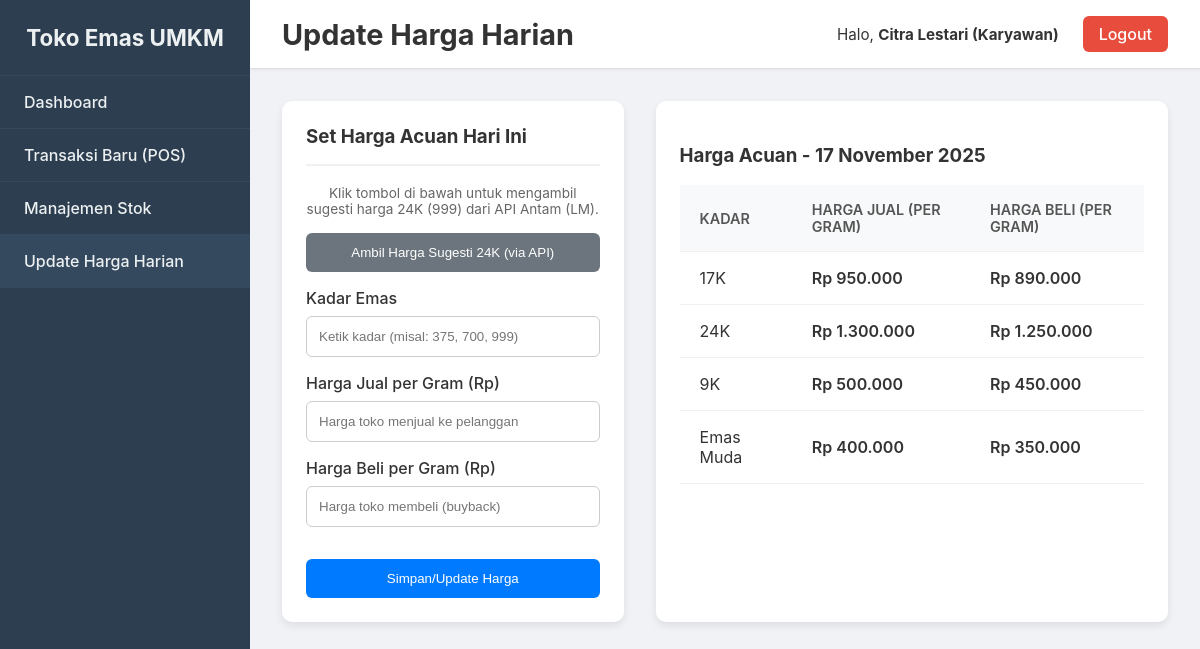
/harga.php (signed in), run on the app's committed database.
### tables this page shows
CREATE TABLE RIWAYAT_HARGA (
    HargaID INT AUTO_INCREMENT PRIMARY KEY,
    Tanggal DATE NOT NULL,
    Kadar VARCHAR(10) NOT NULL,
    HargaJualPerGram DECIMAL(14, 2) NOT NULL,
    HargaBeliPerGram DECIMAL(14, 2) NOT NULL
);

### public_html/harga.php (the view, shortened to what this page needs)
<?php
include 'koneksi.php';
$nama_karyawan = $_SESSION['nama_karyawan'];
$role = $_SESSION['role'];
if ($role == 'pemilik') {
    $role_text = 'Pemilik';
} elseif ($role == 'admin') {
    $role_text = 'Admin';
} else {
    $role_text = 'Karyawan';
}
$logout_url = "logout.php";
$list_harga = [];
$today_php = date("Y-m-d");
$sql_select = "SELECT Kadar, HargaJualPerGram, HargaBeliPerGram, Tanggal
               FROM RIWAYAT_HARGA
               WHERE Tanggal = ?
               ORDER BY Kadar ASC";
$stmt_select = $koneksi->prepare($sql_select);
$stmt_select->bind_param("s", $today_php);
$stmt_select->execute();
$result = $stmt_select->get_result();
if ($result->num_rows > 0) {
    while ($row = $result->fetch_assoc()) {
        $list_harga[] = $row;
    }
}
?>
    <!DOCTYPE html>
    <html lang="id">
    <head>
        <link rel="stylesheet" href="dashboard.css">
    </head>
    <body>
        <div class="dashboard-container">
            <nav class="sidebar">
                <div class="sidebar-header">
                    <h3>Toko Emas UMKM</h3>
                </div>
                <ul class="sidebar-menu">
                    <li><a href="home.php">Dashboard</a></li>
                    <li><a href="transaksi_baru.php">Transaksi Baru (POS)</a></li>
                    <li><a href="stok.php">Manajemen Stok</a></li>
                    <li class="active"><a href="harga.php">Update Harga Harian</a></li>
                </ul>
            </nav>
            <main class="main-content">
                <header class="header">
                    <div class="header-title">
                        <h1>Update Harga Harian</h1>
                    </div>
                    <div class="user-info">
                        <span>Halo, <strong><?php echo htmlspecialchars($nama_karyawan); ?> (<?php echo $role_text; ?>)</strong></span>
                        <a href="<?php echo $logout_url; ?>" class="logout-button">Logout</a>
                    </div>
                </header>
                <div class="content-wrapper">
                    <div class="page-grid">
                        <div class="form-card">
                            <h3>Set Harga Acuan Hari Ini</h3>
                            <p class="api-note">Klik tombol di bawah untuk mengambil sugesti harga 24K (999) dari API Antam (LM).</p>
                            <button type="button" class="btn-secondary" id="fetch-api-btn">
                            </button>
                            <form action="proses_update_harga.php" method="POST">
                                <div class="form-group">
                                    <label for="kadar">Kadar Emas</label>
                                    <input type="text" id="kadar" name="kadar" list="kadar-list"
                                        placeholder="Ketik kadar (misal: 375, 700, 999)" required>
                                </div>
                                <div class="form-group">
                                    <label for="HargaJualPerGram">Harga Jual per Gram (Rp)</label>
                                    <input type="number" id="HargaJualPerGram" name="HargaJualPerGram" placeholder="Harga toko menjual ke pelanggan" required>
                                </div>
                                <div class="form-group">
                                    <label for="HargaBeliPerGram">Harga Beli per Gram (Rp)</label>
                                    <input type="number" id="HargaBeliPerGram" name="HargaBeliPerGram" placeholder="Harga toko membeli (buyback)" required>
                                </div>
                                <button type="submit" class="btn-primary">Simpan/Update Harga</button>
                            </form>
                        </div>
                        <div class="table-card">
                            <h3>Harga Acuan - <span id="tanggal-hari-ini"></span></h3>
                            <table class="data-table">
                                <thead>
                                    <tr>
                                        <th>Kadar</th>
                                        <th class="col-jual">Harga Jual (per Gram)</th>
                                        <th class="col-beli">Harga Beli (per Gram)</th>
                                    </tr>
                                </thead>
                                <tbody>
                                    <?php if (empty($list_harga)): ?>
                                        <tr>
                                            <td colspan="3" style="text-align: center;">Belum ada data harga hari ini.</td>
                                        </tr>
                                    <?php else: ?>
                                        <?php foreach ($list_harga as $harga): ?>
                                        <tr>
                                            <td><?php echo htmlspecialchars($harga['Kadar']); ?></td>
                                            <td class="col-jual">Rp <?php echo number_format($harga['HargaJualPerGram'], 0, ',', '.'); ?></td>
                                            <td class="col-beli">Rp <?php echo number_format($harga['HargaBeliPerGram'], 0, ',', '.'); ?></td>
                                            </tr>
                                        <?php endforeach; ?>
                                    <?php endif; ?>
                                </tbody>
                            </table>
                        </div>
                    </div>
                </div>
            </main>
        </div>
    </body>
    </html>

### public_html/dashboard.css (style rules this page uses)
body, html { margin: 0; padding: 0; font-family: -apple-system, BlinkMacSystemFont, "Segoe UI", Roboto, Helvetica, Arial, sans-serif; background-color: #f0f2f5; color: #333; }
.dashboard-container { display: flex; width: 100%; min-height: 100vh; }
.sidebar { width: 250px; background-color: #2c3e50; color: #ecf0f1; display: flex; flex-direction: column; flex-shrink: 0; }
.sidebar-header { padding: 1.5rem; text-align: center; border-bottom: 1px solid #34495e; }
.sidebar-header h3 { margin: 0; font-size: 1.4rem; }
.sidebar-menu { list-style: none; padding: 0; margin: 0; flex-grow: 1; }
.sidebar-menu li a { display: block; padding: 1rem 1.5rem; text-decoration: none; color: #ecf0f1; font-weight: 500; border-bottom: 1px solid #34495e; transition: background-color 0.2s ease; }
.sidebar-menu li.active a, .sidebar-menu li a:hover { background-color: #34495e; }
.main-content { flex-grow: 1; display: flex; flex-direction: column; }
.header { display: flex; justify-content: space-between; align-items: center; padding: 1rem 2rem; background-color: #ffffff; border-bottom: 1px solid #e0e0e0; box-shadow: 0 1px 3px rgba(0,0,0,0.05); }
.header-title h1 { margin: 0; font-size: 1.8rem; }
.user-info { display: flex; align-items: center; }
.user-info span { margin-right: 1.5rem; font-size: 0.95rem; }
.logout-button { text-decoration: none; padding: 0.5rem 1rem; background-color: #e74c3c; color: white; border-radius: 6px; font-weight: 500; transition: background-color 0.2s ease; }
.content-wrapper { padding: 2rem; flex-grow: 1; }

### public_html/harga.php (style rules this page uses)
.page-grid { display: grid; grid-template-columns: 1fr 1.5fr; gap: 2rem; }
.form-card, .table-card { background-color: #fff; padding: 1.5rem; border-radius: 10px; box-shadow: 0 4px 8px rgba(0,0,0,0.08); }
.form-card h3 { margin-top: 0; border-bottom: 2px solid #f0f0f0; padding-bottom: 1rem; }
.form-group { margin-bottom: 1rem; }
.form-group label { display: block; margin-bottom: 0.5rem; font-weight: 500; }
.form-group input, .form-group select { width: 100%; padding: 0.75rem; border: 1px solid #ccc; border-radius: 6px; box-sizing: border-box; }
.btn-primary, .btn-secondary { width: 100%; padding: 0.75rem 1.2rem; border: none; border-radius: 6px; color: white; font-weight: 500; cursor: pointer; text-decoration: none; transition: background-color 0.2s ease; text-align: center; }
.btn-primary { background-color: #007bff; margin-top: 1rem; }
.btn-secondary { background-color: #6c757d; margin-bottom: 1rem; }
.api-note { font-size: 0.85rem; color: #666; text-align: center; margin-bottom: 1rem; }
.data-table { width: 100%; border-collapse: collapse; }
.data-table th, .data-table td { padding: 1rem 1.25rem; text-align: left; border-bottom: 1px solid #f0f0f0; }
.data-table thead { background-color: #f8f9fa; }
.data-table th { font-weight: 600; color: #555; font-size: 0.9rem; text-transform: uppercase; }
.data-table td { color: #333; }
.col-jual { font-weight: 600; color: #28a745; }
.col-beli { font-weight: 600; color: #dc3545; }

### data on the page
riwayat_harga: Kadar "17K", HargaJualPerGram "950.000", HargaBeliPerGram "890.000"
riwayat_harga: Kadar "24K", HargaJualPerGram "1.300.000", HargaBeliPerGram "1.250.000"
riwayat_harga: Kadar "9K", HargaJualPerGram "500.000", HargaBeliPerGram "450.000"
riwayat_harga: Kadar "Emas Muda", HargaJualPerGram "400.000", HargaBeliPerGram "350.000"

### other printed values
$nama_karyawan "Citra Lestari"
$role_text "Karyawan"
